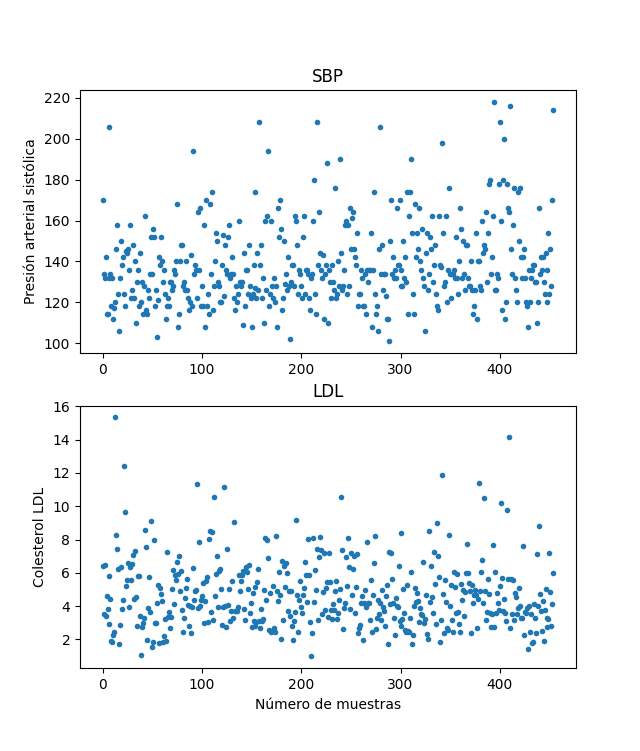

This figure's Python source:
import pandas as pd
import matplotlib.pyplot as plt

data = pd.read_table("heart2022.txt", sep=' ', names=['sbp', 'ldl', 'famhist', 'tipo A', 'chd'],
                    dtype={'sbp': int, 'ldl': float, 'famhist': bool, 'tipo A': float, 'chd': bool})

sbp = data['sbp']
ldl = data['ldl']

#FALTA EL CONSNTANTE VS. VALOR MEDIDO
ax = plt.subplot(2,1,1)
plt.plot(sbp, '.')
plt.title("SBP")
ax.set_ylabel('Presión arterial sistólica')
ax2 = plt.subplot(2,1,2)
plt.plot(ldl, '.')
ax2.set_xlabel('Número de muestras')
ax2.set_ylabel('Colesterol LDL')
plt.title("LDL")
plt.show()
